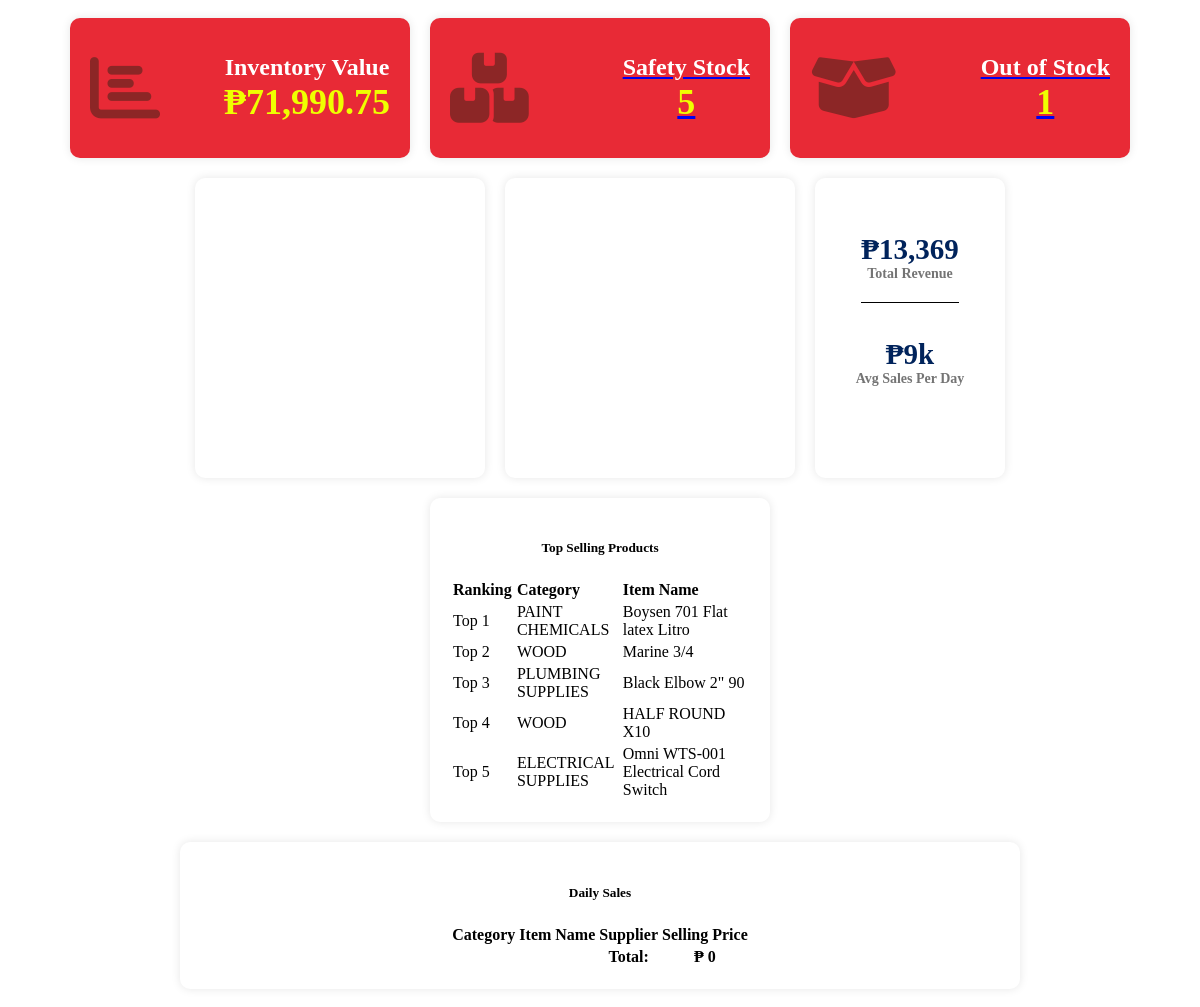
The app's page /main/dashboardcard.php with its own data.
### tables this page shows
CREATE TABLE `category` (
  `cat_id` int(11) NOT NULL,
  `cat_title` varchar(255) DEFAULT NULL,
  `cat_desc` longtext DEFAULT NULL,
  `cat_date` date NOT NULL
);

### main/dashboardcard.php (the view, shortened to what this page needs)
<?php include "../connect.php"; ?>
<link rel="stylesheet" href="https://cdnjs.cloudflare.com/ajax/libs/font-awesome/6.4.0/css/all.min.css">
<link rel="stylesheet" href="css/font-awesome.min.css">
<link rel="stylesheet" href="https://cdn.datatables.net/1.10.12/css/dataTables.bootstrap.min.css" />
<link href="src/facebox.css" media="screen" rel="stylesheet" type="text/css" />
<div class="dashboard">
    <div class="card">
        <div class="card-icon">
            <i class="fas fa-chart-bar"></i>
        </div>
        <div class="card-info">
            <h3>Inventory Value</h3>
            <?php
            $query = "SELECT * FROM products";
            $inv_query = mysqli_query($mysqli, $query);
            $inventory_value = 0;
            while ($row = mysqli_fetch_assoc($inv_query)) {
                $inventory_value += $row["price"];
            }
            ?>
            <p><?php echo "&#8369;" . formatMoney($inventory_value, true); ?></p>
        </div>
    </div>
    <a href="re_order.php">
        <div class="card">
            <div class="card-icon">
                <i class="fa-solid fa-boxes-stacked"></i>
            </div>
            <div class="card-info">
                <h3>Safety Stock</h3>
                <?php $query = "SELECT * FROM products";
                $prod_query = mysqli_query($mysqli, $query);
                $reorder_level = 0;
                while ($row = mysqli_fetch_assoc($prod_query)) {
                    $qty = $row["qty"];
                    $reorder = $row["reorder"];
                    if ($qty < $reorder) {
                        $reorder_level += 1;
                    }
                }
                ?>
                <p><?php echo $reorder_level; ?></p>
            </div>
        </div>
    </a>
    <a href="oos.php">
        <div class="card">
            <div class="card-icon">
                <i class="fa-sharp fa-solid fa-box-open"></i>
            </div>
            <div class="card-info">
                <h3>Out of Stock</h3>
                <?php $query = "SELECT * FROM products";
                $oos_query = mysqli_query($mysqli, $query);
                $oos = 0;
                while ($row = mysqli_fetch_assoc($oos_query)) {
                    $qty = $row["qty"];
                    if ($qty <= 0) {
                        $oos += 1;
                    }
                }
                ?>
                <p><?php echo $oos; ?></p>
            </div>
        </div>
    </a>
    <div id="donutchart" class="chart_card"> </div>
    <div id="donutchart1" class="chart_card"></div>
    <?php
    function formatMoney($number, $fractional = false)
    {
        if ($fractional) {
            $number = sprintf('%.2f', $number);
        }
        while (true) {
            $replaced = preg_replace('/(-?\d+)(\d\d\d)/', '$1,$2', $number);
            if ($replaced != $number) {
                $number = $replaced;
            } else {
                break;
            }
        }
        return $number;
    }
    $res = $db->prepare("SELECT category, product_code FROM sales_order GROUP BY product_code ORDER BY COUNT(*) DESC LIMIT 5");
    $res->execute();
    ?>
    <div class="report">
        <div class="card-infos" style=" border-bottom: 1px solid black; padding-bottom:20px;">
            <?php $query = "SELECT sum(amount) FROM sales_order";
            $totrev_query = mysqli_query($mysqli, $query);
            while ($row = mysqli_fetch_assoc($totrev_query)) {
                $total_rev = $row["sum(amount)"];
            }
            ?>
            <p><?php echo "&#8369;" . number_format($total_rev); ?></p>
            <h3>Total Revenue</h3>
        </div>
        <div class="card-infos">
            <?php
            $query = "SELECT SUM(amount) AS total_sales, COUNT(DISTINCT DATE(date)) as num_days FROM sales ORDER BY date ";
            $avg_query = mysqli_query($mysqli, $query);
            $total_sales1 = 0;
            $row = $avg_query->fetch_assoc();
            $total_sales = $row["total_sales"];
            $total_sales1 += $total_sales;
            $num_days = $row["num_days"];
            if (!empty($row['total_sales'])) {
                $avg_sales_per_day = $total_sales1 / $num_days;
                $formatted_number = number_format($avg_sales_per_day);
                $thousands = explode(',', $formatted_number)[0];
                if ($avg_sales_per_day > 1000) {
                    $re = $thousands . "k";
                } elseif ($avg_sales_per_day > 100) {
                    $re = $thousands . "h";
                } else {
                    $re = $thousands;
                }
            } else {
                $re = 0;
            }
            ?>
            <p><?php echo "&#8369;" . $re; ?></p>
            <h3>Avg Sales Per Day</h3>
        </div>
    </div>
    <div class="table_card">
        <h5 style="align-items: center; text-align:center;"><strong>Top Selling Products</strong></h5>
        <table class="table table-bordered" id="resultTable" data-responsive="table" style="text-align: left;">
            <thead>
                <tr>
                    <th width="5%">Ranking</th>
                    <th width="20%">Category</th>
                    <th width="40%">Item Name</th>
                </tr>
            </thead>
            <tbody>
                <?php
                $i = 0;
                foreach ($res as $row) {
                    $i++;
                    $catid = $row['category'];
                ?>
                    <tr>
                        <td><?php echo "Top " . $i; ?></td>
                        <?php
                        $query = "SELECT * FROM category WHERE cat_id =$catid";
                        $cat_query = mysqli_query($mysqli, $query);
                        while ($rows = mysqli_fetch_assoc($cat_query)) {
                        ?>
                            <td><?php echo  $rows['cat_title']; ?></td>
                        <?php  } ?>
                        <td><?php echo  $row['product_code']; ?></td>
                    </tr>
                <?php } ?>
            </tbody>
        </table>
    </div>
    <?php $restt = $db->prepare("SELECT * FROM sales_order  WHERE date = DATE(now())");
    $resttt = $db->prepare("SELECT sum(price) as total_sale FROM sales_order  WHERE date = DATE(now())");
    $resttt->execute(); ?>
    <div class="table_cardo">
        <h5 style="align-items: center; text-align:center;"><strong>Daily Sales</strong></h5>
        <table class="table table-bordered" id="dsalesTable" data-responsive="table" style="text-align: center;">
            <thead>
                <tr>
                    <th>Category</th>
                    <th>Item Name</th>
                    <th>Supplier</th>
                    <th>Selling Price</th>
                </tr>
            </thead>
            <tfoot>
                <tr>
                    <th></th>
                    <th></th>
                    <th>Total:</th>
                    <?php foreach ($resttt as $rowan) {
                        $totalsal = $rowan['total_sale'];
                    }       ?>
                    <th><?php echo '&#8369; ' . number_format($totalsal); ?></th>
                </tr>
            </tfoot>
        </table>
    </div>
</div>

### main/dashboardcard.php (style rules this page uses)
.dashboard { display: flex; flex-wrap: wrap; justify-content: center; }
.card { width: 300px; height: 100px; margin: 10px; background-color: #e82a36; box-shadow: 0px 0px 10px rgba(0, 0, 0, 0.1); border-radius: 10px; padding: 20px; display: flex; flex-direction: row; justify-content: space-between; align-items: center; }
.chart_card { width: 250px; height: 260px; margin: 10px; background-color: #fff; box-shadow: 0px 0px 10px rgba(0, 0, 0, 0.1); border-radius: 10px; padding: 20px; display: flex; flex-direction: row; justify-content: space-between; align-items: center; }
.table_card { width: 300px; height: auto; margin: 10px; background-color: #fff; box-shadow: 0px 0px 10px rgba(0, 0, 0, 0.1); border-radius: 10px; padding: 20px; display: flex; flex-direction: column; align-items: center; }
.table_cardo { width: 800px; height: auto; margin: 10px; background-color: #fff; box-shadow: 0px 0px 10px rgba(0, 0, 0, 0.1); border-radius: 10px; padding: 20px; display: flex; flex-direction: column; align-items: center; }
.report { width: 150px; height: 260px; margin: 10px; background-color: #fff; box-shadow: 0px 0px 10px rgba(0, 0, 0, 0.1); border-radius: 10px; padding: 20px; display: flex; flex-direction: column; align-items: center; }
.card-icon { font-size: 70px; color: #8c2626; }
.card-info h3 { margin: 0; font-size: 24px; color: #fff; }
.card-info p { margin: 0; font-size: 36px; font-weight: bold; color: #efff00; }
.card-info { text-align: center; }
.card-infos h3 { margin: 0; font-size: 14px; color: #747474; }
.card-infos p { margin: 0; font-size: 29px; font-weight: bold; color: #00235B; }
.card-infos { text-align: center; margin-top: 35px; }

### records on screen
category: cat_title "PAINT CHEMICALS"
category: cat_title "WOOD"
category: cat_title "PLUMBING SUPPLIES"
category: cat_title "ELECTRICAL SUPPLIES"

### other values on screen
formatMoney($inventory_value, true) "71,990.75"
$reorder_level "5"
$oos "1"
$total_rev "13,369"
$re "9k"
$row['product_code'] "Boysen 701 Flat latex Litro"
$row['product_code'] "Marine 3/4"
$row['product_code'] "Black Elbow 2\" 90"
$row['product_code'] "HALF ROUND X10"
$row['product_code'] "Omni WTS-001 Electrical Cord Switch"
$totalsal "0"
